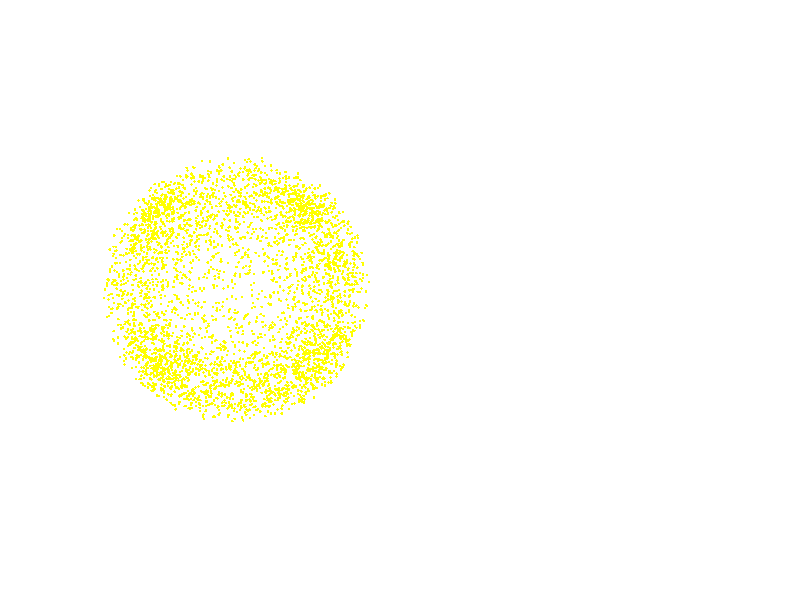

MATLAB code to generate this figure: (Note: this script raises an error after producing the figure.)
% test smooth_point_set

clc;

addpath(genpath('../src'));
addpath('../data');


load('unit_sphere_4096_vtx_noisy.mat');
marker = '.';
color = 'y';
markersize = 6;
    
h = figure;
subplot(121);
set(h,'Position',get(0,'ScreenSize'));
set(gcf,'Color',[0 0 0]);

plot3(V(:,1),V(:,2),V(:,3),marker,'Color',color,'MarkerSize',markersize,'MarkerEdgeColor',color,'MarkerFaceColor',color), hold on;
xlabel('X'), ylabel('Y'), zlabel('Z');
axis equal;
set(gca, 'Color', [0 0 0], 'XColor', [1 1 1], 'YColor', [1 1 1], 'ZColor', [1 1 1]);
view(2);
title('Noisy sphere','Color',[1 1 1],'FontSize',16);

k = 51;
nb_it = 2;
V = smooth_point_set(V,k,nb_it);

subplot(122);
plot3(V(:,1),V(:,2),V(:,3),marker,'Color',color,'MarkerSize',markersize,'MarkerEdgeColor',color,'MarkerFaceColor',color), hold on;
xlabel('X'), ylabel('Y'), zlabel('Z');
axis equal;
set(gca, 'Color', [0 0 0], 'XColor', [1 1 1], 'YColor', [1 1 1], 'ZColor', [1 1 1]);
view(2);
title('Smoothed sphere','Color',[1 1 1],'FontSize',16);